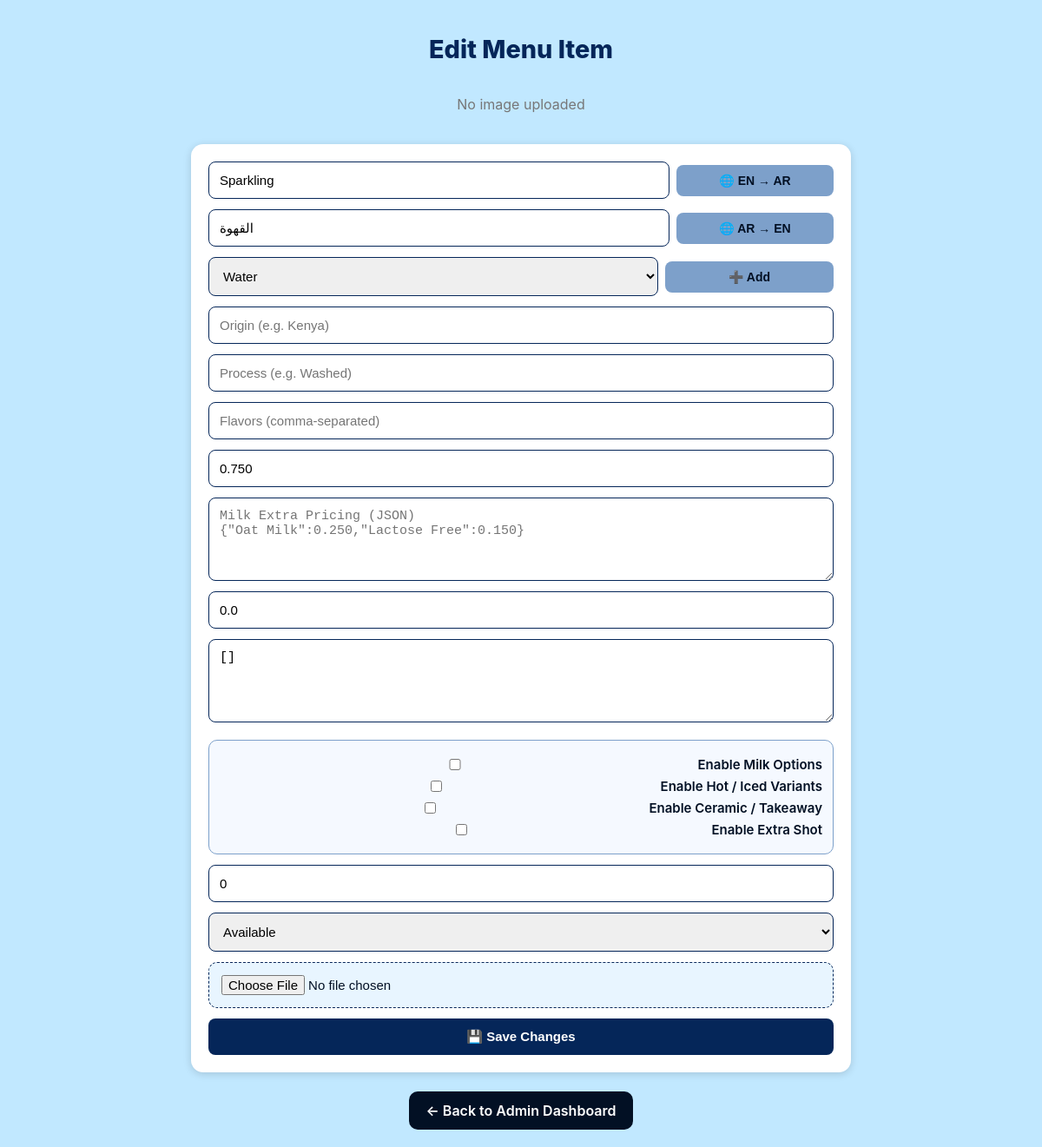
Screenshot of /edit/12 (signed in) with the database file from the repository.
### tables this page shows
CREATE TABLE menu_items (
        id INTEGER PRIMARY KEY AUTOINCREMENT,
        category TEXT,
        name_en TEXT,
        name_ar TEXT,
        price TEXT,
        origin TEXT,
        process TEXT,
        flavors TEXT,
        image TEXT
    , milk_extra_price REAL DEFAULT 0, variants TEXT, stock_mode TEXT DEFAULT 'status', stock_status TEXT DEFAULT 'Available', stock_quantity INTEGER DEFAULT 0, use_milk INTEGER DEFAULT 1, use_variant INTEGER DEFAULT 1, use_cup INTEGER DEFAULT 1, use_extrashot INTEGER DEFAULT 1);

CREATE TABLE categories (
        id INTEGER PRIMARY KEY AUTOINCREMENT,
        name TEXT UNIQUE
    );

### collectiveforlife.py (the view, shortened to what this page needs)
@app.route('/edit/<int:item_id>', methods=['GET', 'POST'])
def edit(item_id):
    if not session.get("auth"):
        return redirect("/auth")
    conn = get_db()
    item = conn.execute("SELECT * FROM menu_items WHERE id=?", (item_id,)).fetchone()
    categories = [r["name"] for r in conn.execute("SELECT name FROM categories")]
    if not item:
        conn.close()
        return redirect("/admin")
    conn.close()
    return render_template("admin_edit.html", item=item, categories=categories)

### collectiveforlife.py (called while the page is built)
def get_db():
    conn = sqlite3.connect('menu.db')
    conn.row_factory = sqlite3.Row
    return conn

### templates/admin_edit.html (shortened to what this page needs)
<!doctype html>
<html lang="en">
<head>
</head>
<body>
<h1>Edit Menu Item</h1>
<div class="preview">
  {% if item.image %}
    <img id="previewImage" src="{{ url_for('static', filename='uploads/' ~ item.image) }}" alt="Preview">
  {% else %}
    <p id="noImageText" style="color:#777;">No image uploaded</p>
  {% endif %}
</div>
<form method="POST" enctype="multipart/form-data" id="editForm">
  <div style="display:flex;align-items:center;gap:8px;width:100%;flex-wrap:wrap;">
    <input type="text" id="name_en" name="name_en" value="{{ item.name_en }}" placeholder="Name (English)" required style="flex:1 1 70%;">
    <button type="button" class="translate-btn" onclick="translateField('en')" style="flex:1 1 25%;">🌐 EN → AR</button>
  </div>
  <div style="display:flex;align-items:center;gap:8px;width:100%;flex-wrap:wrap;">
    <input type="text" id="name_ar" name="name_ar" value="{{ item.name_ar }}" placeholder="Name (Arabic)" required style="flex:1 1 70%;">
    <button type="button" class="translate-btn" onclick="translateField('ar')" style="flex:1 1 25%;">🌐 AR → EN</button>
  </div>
  <div style="display:flex;align-items:center;gap:8px;width:100%;flex-wrap:wrap;">
    <select name="category" id="categorySelect" required style="flex:1 1 70%;">
      {% for cat in categories %}
        <option value="{{cat}}" {% if item.category == cat %}selected{% endif %}>{{cat}}</option>
      {% endfor %}
    </select>
    <button type="button" class="add-cat-btn" onclick="addCategory()" style="flex:1 1 25%;">➕ Add</button>
  </div>
  <input type="text" name="origin" value="{{ item.origin }}" placeholder="Origin (e.g. Kenya)">
  <input type="text" name="process" value="{{ item.process }}" placeholder="Process (e.g. Washed)">
  <input type="text" name="flavors" value="{{ item.flavors }}" placeholder="Flavors (comma-separated)">
  <input type="text" name="price" value="{{ item.price }}" placeholder="Price (KWD)" required>
  <textarea name="milk_prices" placeholder='Milk Extra Pricing (JSON)&#10;{"Oat Milk":0.250,"Lactose Free":0.150}'>{{ item.milk_prices }}</textarea>
  <input type="text" name="milk_extra_price" value="{{ item.milk_extra_price }}" placeholder="Extra Milk Price (KWD)">
  <textarea name="variants" placeholder='Variants (JSON)&#10;["Hot","Iced"]'>{{ item.variants }}</textarea>
  <div class="option-toggle-box">
    <label class="option-toggle">
      <input type="checkbox" name="use_milk" value="1" {% if item.use_milk == 1 %}checked{% endif %}>
      Enable Milk Options
    </label>
    <label class="option-toggle">
      <input type="checkbox" name="use_variant" value="1" {% if item.use_variant == 1 %}checked{% endif %}>
      Enable Hot / Iced Variants
    </label>
    <label class="option-toggle">
      <input type="checkbox" name="use_cup" value="1" {% if item.use_cup == 1 %}checked{% endif %}>
      Enable Ceramic / Takeaway
    </label>
    <label class="option-toggle">
      <input type="checkbox" name="use_extrashot" value="1" {% if item.use_extrashot == 1 %}checked{% endif %}>
      Enable Extra Shot
    </label>
  </div>
  <input type="number" name="stock_quantity" value="{{ item.stock_quantity }}" placeholder="Stock Quantity">
  <select name="stock_status" style="flex:1 1 100%;">
    <option value="Available" {% if item.stock_status == "Available" %}selected{% endif %}>Available</option>
  </select>
  <input type="file" name="image" accept="image/*" id="imageInput" onchange="previewFile(event)">
  <button type="submit">💾 Save Changes</button>
</form>
<a href="/admin" class="back">← Back to Admin Dashboard</a>
</body>
</html>

### templates/admin_edit.html (style rules this page uses)
:root { --dark:#021024; --mid:#052659; --mist:#7DA0CA; --steam:#C1E8FF; }
body { font-family:'Inter',sans-serif; background:var(--steam); margin:0; padding:20px; color:var(--dark); display:flex; flex-direction:column; align-items:center; }
h1 { color:var(--mid); text-align:center; margin-bottom:20px; font-size:1.8rem; font-weight:800; }
.preview { display:flex; flex-direction:column; align-items:center; margin-bottom:20px; }
form { display:flex; flex-wrap:wrap; justify-content:center; gap:12px; background:white; padding:20px; border-radius:14px; box-shadow:0 2px 10px rgba(0,0,0,.15); max-width:720px; width:100%; }
input,select,textarea { padding:12px; border:1px solid var(--mid); border-radius:8px; font-size:15px; flex:1 1 46%; min-width:140px; transition:.3s; }
textarea { min-height:70px; resize:vertical; }
input[type=file] { flex:1 1 100%; background:#e8f5ff; border:1px dashed var(--mid); padding:14px; border-radius:10px; }
.option-toggle-box { flex:1 1 100%; padding:12px; border:1px solid var(--mist); border-radius:10px; background:#f5f9ff; margin-top:8px; }
.option-toggle { display:flex; align-items:center; gap:10px; margin:6px 0; font-size:15px; font-weight:600; color:var(--dark); }
button { background:var(--mid); color:white; border:none; border-radius:8px; padding:12px 15px; cursor:pointer; flex:1 1 100%; font-size:15px; font-weight:600; transition:.25s; }
.translate-btn, .add-cat-btn { background:var(--mist); color:var(--dark); border:none; padding:10px 12px; border-radius:8px; cursor:pointer; font-size:14px; flex:0 0 auto; font-weight:600; }
a.back { margin-top:22px; text-decoration:none; background:var(--dark); color:white; padding:12px 20px; border-radius:10px; font-weight:600; }

### rows the page displays
menu_items: name_en "Sparkling", name_ar "القهوة", category "Water", price "0.750", milk_extra_price "0.0", variants "[]", stock_quantity "0", stock_status "Available"
